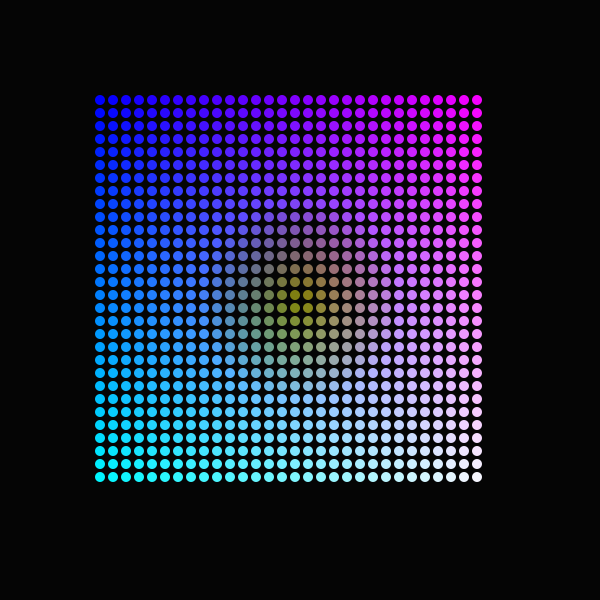
Frame 1 (no input)
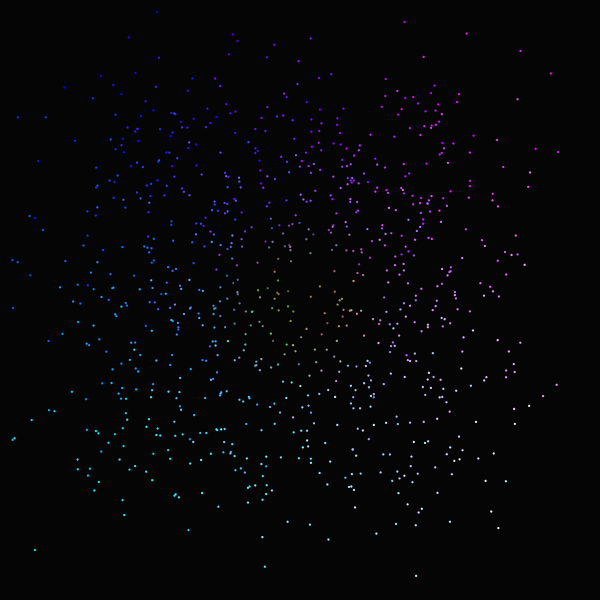
Frame 60 (the mouse pressed at the canvas centre just before this capture)
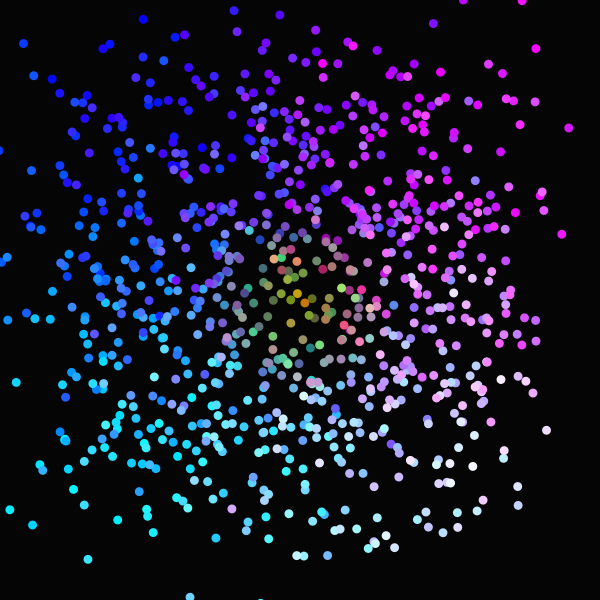
Frame 120 (the mouse held since frame 60 and released just before this capture)

The Processing sketch that drew these frames (run headless with seeded random() and noise(); from frame 60 on, the mouse is pressed at the canvas centre):

// Processing sketch: array_2d_4
// ── array_2d_4.pde
int COLS_NUM = 30;
int ROWS_NUM = 30;

float[][] posx = new float[COLS_NUM][ROWS_NUM];
float[][] posy = new float[COLS_NUM][ROWS_NUM];
int lifetime =100;
boolean switcher = true;
void setup() {
  size(600, 600);

  float xStepAmount = (width-200)/(posx.length - 1);
  float yStepAmount = (height-200)/(posx[0].length - 1);

  for (int i = 0; i < posx.length; i++) {
    for (int j = 0; j < posx[0].length; j++) {
      posx[i][j] = 100 + i * xStepAmount;
      posy[i][j] = 100 + j * yStepAmount;
    }
  }



}

void draw() {
  filter(BLUR*100);
  background(5);
  noStroke();
  for (int i = 0; i < posx.length; i++) {
    for (int j = 0; j < posx[0].length; j++) {
      float r = map(i,0,posx.length,0,255);
      float g = map(j,0,posx[0].length,0,255);
      float b = map(dist(width/2,height/2,posx[i][j],posy[i][j]),0,100,0,255);
      fill(r,g,b);
      ellipse(posx[i][j], posy[i][j],cos(frameCount*0.03)*10,cos(frameCount*0.03)*10);
      posx[i][j] += random(-10,10);
      posy[i][j] += random(-10,10);
      //lifetime-=10;
      
      
      //if(lifetime == 0 && switcher ==true){
      //  posx[i][j] = 1 ;
      //posy[i][j] = 1 ;
      //lifetime =100;
      //switcher =false;
      //}
      // if(lifetime == 0 &&switcher == false){
      //  posx[i][j] += random(-10,10);
      //posy[i][j] += random(-10,10);
      //lifetime =100;
      //switcher =true;
      //}
      
      
    }
  }
}
